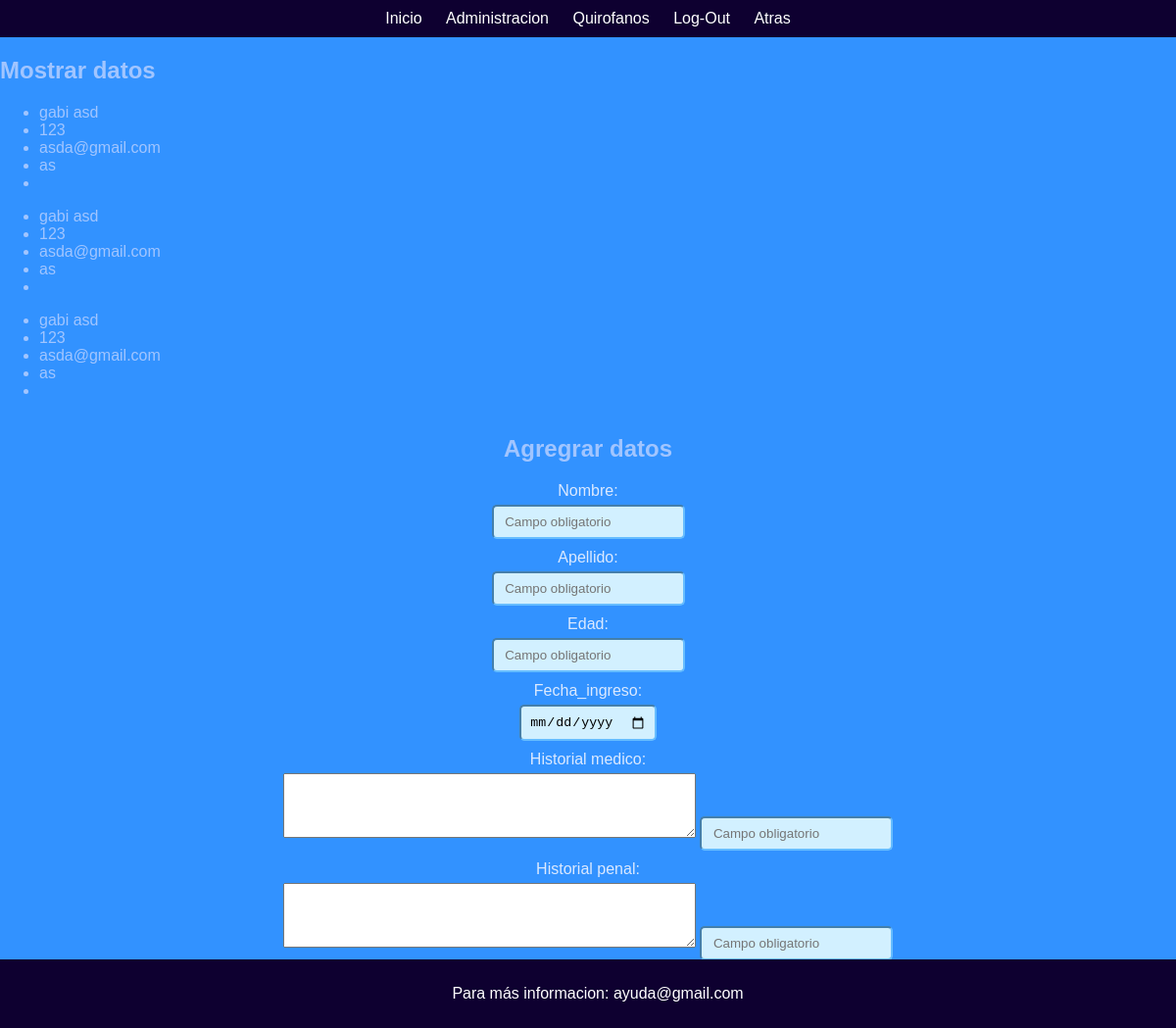
The app's page /Punk/adm_pacientes.php, older data.
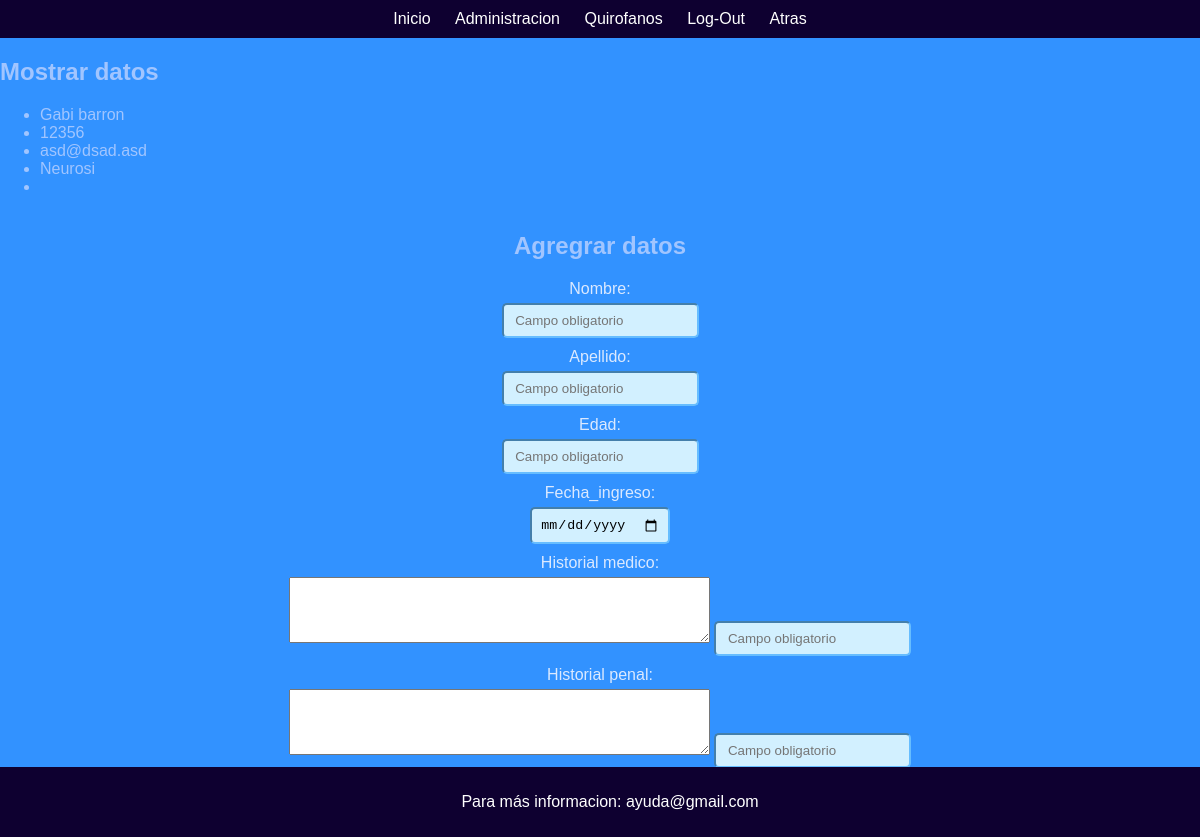
The same page, newer data.
### tables this page shows
CREATE TABLE `enfermeros` (
  `id_enfermero` int(11) NOT NULL,
  `nombre` text NOT NULL,
  `apellido` text NOT NULL,
  `telefono` int(200) NOT NULL,
  `correo` varchar(200) NOT NULL,
  `area` text NOT NULL
);

### Punk/adm_pacientes.php (the view, shortened to what this page needs)
<!DOCTYPE html>
<html lang="en">
<head>
    <link rel="stylesheet" href="./css/Punk.css">
</head>
<body id="inicio">
    <div class="top-bar">
        <a href="#inicio">Inicio</a>
        <a href="adm.php">Administracion</a>
        <a href="hospital.php">Quirofanos</a>
        <a href="index.php">Log-Out</a>
        <a href="hospital.php">Atras</a>
    </div>
    <div>
    <h2>Mostrar datos</h2>
    <?php
            include ("conexion.php");
            $consulta = mysqli_query($conexion,"SELECT  * FROM enfermeros");
            while ($lista_consulta= mysqli_fetch_assoc($consulta) ){
    ?>
            <div class="mostrar">
                <ul>
                    <li> <?php echo $lista_consulta["nombre"] . " " . $lista_consulta["apellido"]; ?></li>
                    <li><?php echo $lista_consulta["telefono"];?></li>
                    <li><?php echo $lista_consulta["correo"];?></li>
                    <li><?php echo $lista_consulta["area"];?></li>
                    <li><?php echo $lista_consulta["disponible"];?></li>
                </ul>
            </div>
    <?php } ?>
<section class="Form">
    <form action="insertar_pacientes.php" method="POST">
    <h2>Agregrar datos</h2>
        <div>
            <label> Nombre: </label>
            <input type="text" name="nombre" placeholder=" Campo obligatorio" required>
        </div>
        <div>
            <label> Apellido: </label>
            <input type="text" name="apellido" placeholder=" Campo obligatorio" required>
        </div>
        <div>
            <label> Edad: </label>
            <input type="int" name="edad" placeholder=" Campo obligatorio" required>
        </div>
        <div>
            <label> Fecha_ingreso: </label>
            <input type="date" name="fecha_ingreso" placeholder=" Campo obligatorio" required>
        </div>
        <div>
            <label for="historial_medico">Historial medico:</label>
            <textarea name="historial_medico" rows="4" cols="50"></textarea>
            <input type="text" name="historial_medico" placeholder=" Campo obligatorio" required>
        </div>
        <div>
            <label for="historial_penal">Historial penal:</label>
            <textarea name="historial_penal" rows="4" cols="50"></textarea>
            <input type="text" name="historial_penal" placeholder=" Campo obligatorio" required>
        </div>
        <div>
            <button type="submit" data-bs-toggle="modal" data-bs-target="#staticBackdrop">Enviar</button>
        </div>
    </form>
    </div>
    <div class="elemento-abajo">
        <p>Para más informacion: ayuda@gmail.com</p>
    </div>
</body>
</html>

Row changes from the older to the newer data that the page shows:
removed enfermeros: nombre "gabi", apellido "asd", telefono "123", correo "asda@gmail.com", area "as"
removed enfermeros: nombre "gabi", apellido "asd", telefono "123", correo "asda@gmail.com", area "as"
removed enfermeros: nombre "gabi", apellido "asd", telefono "123", correo "asda@gmail.com", area "as"
added enfermeros: nombre "Gabi", apellido "barron", telefono "12356", correo "asd@dsad.asd", area "Neurosi"
